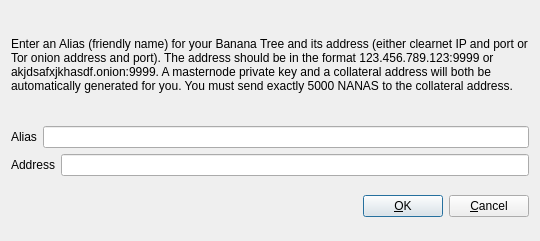
<?xml version="1.0" encoding="UTF-8"?>
<ui version="4.0">
 <class>AddEditAdrenalineNode</class>
 <widget class="QDialog" name="AddEditAdrenalineNode">
  <property name="geometry">
   <rect>
    <x>0</x>
    <y>0</y>
    <width>540</width>
    <height>241</height>
   </rect>
  </property>
  <property name="windowTitle">
   <string>Add/Edit BananaTree Node</string>
  </property>
  <property name="modal">
   <bool>true</bool>
  </property>
  <layout class="QVBoxLayout" name="verticalLayout">
   <item>
    <layout class="QVBoxLayout" name="verticalLayout_2">
     <property name="topMargin">
      <number>0</number>
     </property>
     <property name="bottomMargin">
      <number>0</number>
     </property>
     <item>
      <widget class="QLabel" name="label_3">
       <property name="sizePolicy">
        <sizepolicy hsizetype="Preferred" vsizetype="Expanding">
         <horstretch>0</horstretch>
         <verstretch>0</verstretch>
        </sizepolicy>
       </property>
       <property name="text">
        <string>&lt;html&gt;&lt;head/&gt;&lt;body&gt;&lt;p&gt;Enter an Alias (friendly name) for your Banana Tree and its address (either clearnet IP and port or Tor onion address and port). The address should be in the format 123.456.789.123:9999 or akjdsafxjkhasdf.onion:9999. A masternode private key and a collateral address will both be automatically generated for you. You must send exactly 5000 NANAS to the collateral address.&lt;/p&gt;&lt;/body&gt;&lt;/html&gt;</string>
       </property>
       <property name="wordWrap">
        <bool>true</bool>
       </property>
      </widget>
     </item>
     <item>
      <layout class="QHBoxLayout" name="horizontalLayout">
       <property name="bottomMargin">
        <number>0</number>
       </property>
       <item>
        <widget class="QLabel" name="label">
         <property name="text">
          <string>Alias</string>
         </property>
        </widget>
       </item>
       <item>
        <widget class="QLineEdit" name="aliasLineEdit"/>
       </item>
      </layout>
     </item>
     <item>
      <layout class="QHBoxLayout" name="horizontalLayout_2">
       <property name="bottomMargin">
        <number>0</number>
       </property>
       <item>
        <widget class="QLabel" name="label_2">
         <property name="text">
          <string>Address</string>
         </property>
        </widget>
       </item>
       <item>
        <widget class="QLineEdit" name="addressLineEdit"/>
       </item>
      </layout>
     </item>
     <item>
      <layout class="QHBoxLayout" name="horizontalLayout_3">
       <property name="bottomMargin">
        <number>0</number>
       </property>
      </layout>
     </item>
    </layout>
   </item>
   <item>
    <layout class="QHBoxLayout" name="horizontalLayout_Buttons">
     <item>
      <spacer name="horizontalSpacer_1">
       <property name="orientation">
        <enum>Qt::Horizontal</enum>
       </property>
       <property name="sizeHint" stdset="0">
        <size>
         <width>40</width>
         <height>48</height>
        </size>
       </property>
      </spacer>
     </item>
     <item>
      <widget class="QLabel" name="statusLabel">
       <property name="font">
        <font>
         <weight>75</weight>
         <bold>true</bold>
        </font>
       </property>
       <property name="text">
        <string/>
       </property>
       <property name="textFormat">
        <enum>Qt::PlainText</enum>
       </property>
       <property name="wordWrap">
        <bool>true</bool>
       </property>
      </widget>
     </item>
     <item>
      <spacer name="horizontalSpacer_2">
       <property name="orientation">
        <enum>Qt::Horizontal</enum>
       </property>
       <property name="sizeHint" stdset="0">
        <size>
         <width>40</width>
         <height>48</height>
        </size>
       </property>
      </spacer>
     </item>
     <item>
      <widget class="QPushButton" name="okButton">
       <property name="text">
        <string>&amp;OK</string>
       </property>
      </widget>
     </item>
     <item>
      <widget class="QPushButton" name="cancelButton">
       <property name="text">
        <string>&amp;Cancel</string>
       </property>
       <property name="autoDefault">
        <bool>false</bool>
       </property>
      </widget>
     </item>
    </layout>
   </item>
  </layout>
 </widget>
 <resources/>
 <connections/>
</ui>
